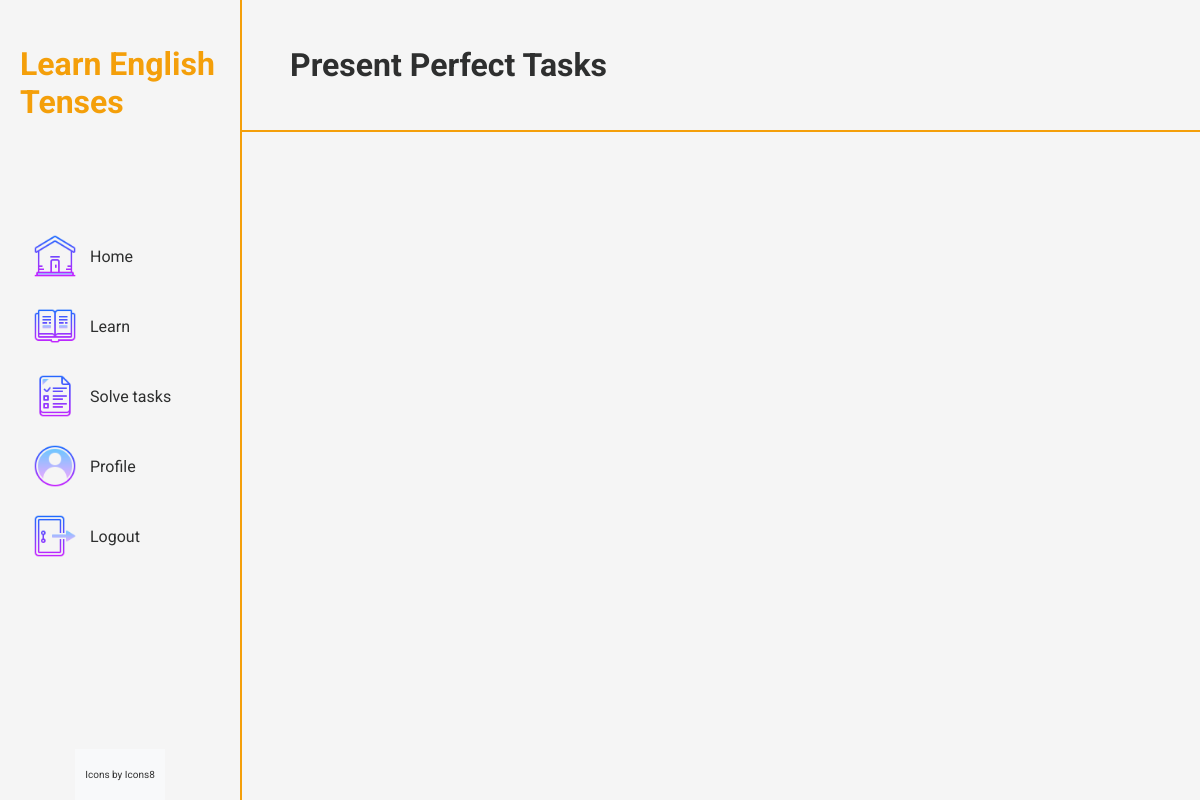
Before: /home/present_perfect/tasks (signed in) with the older database file.
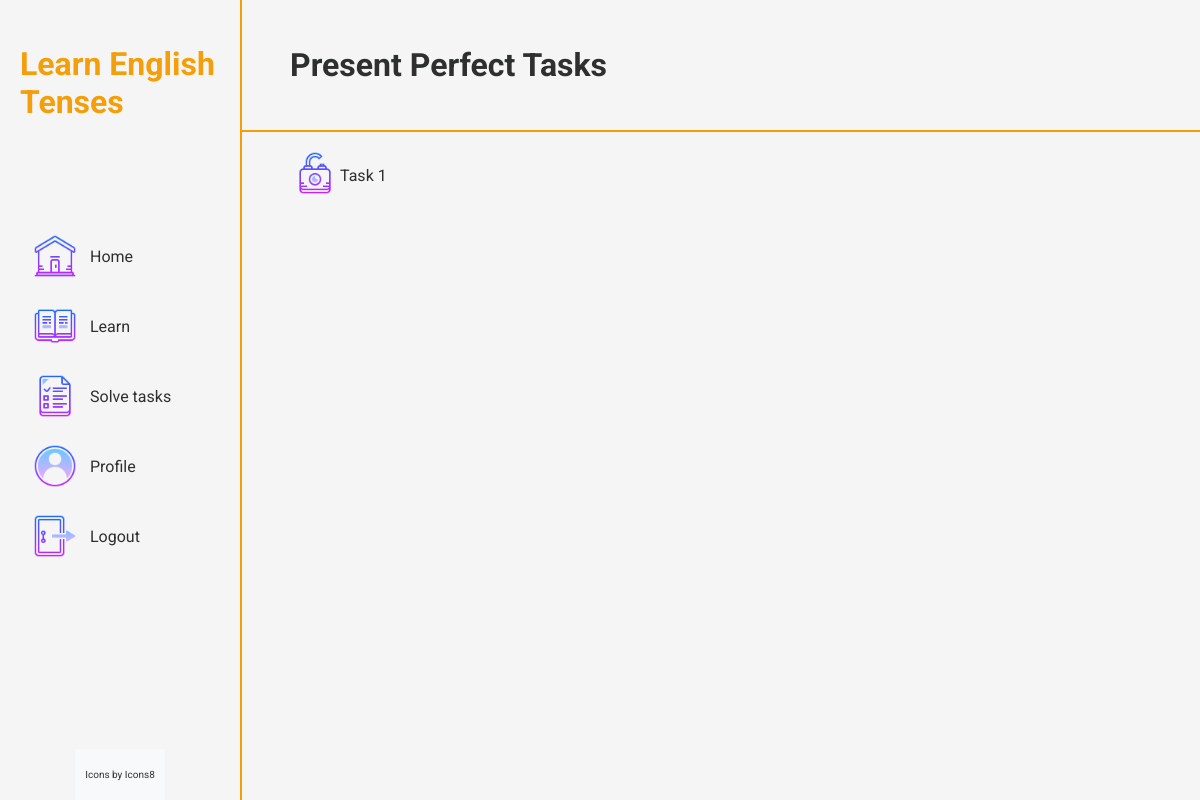
After: the same page with the newer database file.
### learntenses/models.py (models this page shows, shortened)
class UserTask(models.Model):
    user = models.ForeignKey(UserProfile, on_delete=models.CASCADE)
    task = models.ForeignKey(Task, on_delete=models.CASCADE)
    completed = models.BooleanField(default=False)
    attempts = models.IntegerField(default=0)

class Task(models.Model):
    TENSE_CHOICES = [
        ('PS', 'Present Simple'),
        ('PC', 'Present Continuous'),
        ('PP', 'Present Perfect'),
    ]
    TASK_NAMES = [
        ('1', 'Task 1'),
        ('2', 'Task 2'),
        ('3', 'Task 3'),
        ('4', 'Task 4'),
        ('5', 'Task 5'),
        ('6', 'Task 6')
    ]
    LEVELS = {
        '1' : 1,
        '2' : 2,
        '3' : 3,
        '4' : 4,
        '5' : 5,
        '6' : 6,
    }
    level = models.IntegerField(blank=True, null=True)
    tense = models.CharField(max_length=3, choices=TENSE_CHOICES)
    name = models.CharField(max_length=10, choices=TASK_NAMES)
    sentence = models.CharField(max_length=500)
    words = models.CharField(max_length=500)
    correct_words = models.CharField(max_length=500)
    class Meta:
        unique_together = ('name', 'tense')

### learntenses/views.py (the view)
# urls.py: path('<str:tense_name>/tasks', views.task_list, name='task_list'),
def task_list(request, tense_name):
    tense_mapping = {
        'present_simple': 'PS',
        'present_continuous': 'PC',
        'present_perfect': 'PP',
        'past_simple': 'PaS',
        'past_continuous': 'PaC',
        'past_perfect': 'PaP',
        'future_simple': 'FS',
        'future_continuous': 'FC',
        'future_perfect': 'FP',
    }
    tense_name_mapping = {
        'present_simple': 'Present Simple',
        'present_continuous': 'Present Continuous',
        'present_perfect': 'Present Perfect',
        'past_simple': 'Past Simple',
        'past_continuous': 'Past Continuous',
        'past_perfect': 'Past Perfect',
        'future_simple': 'Future Simple',
        'future_continuous': 'Future Continuous',
        'future_perfect': 'Future Perfect',
    }
    tense = tense_mapping.get(tense_name)
    tasks = Task.objects.filter(tense=tense).order_by('name')
    user_profile = UserProfile.objects.get(user=request.user)
    user_tasks = list(UserTask.objects.filter(user=user_profile, task__in=tasks).order_by('task__name'))
    if user_tasks:
        user_tasks[0].locked = False
        for i in range(1, len(user_tasks)):
            user_tasks[i].locked = not user_tasks[i-1].completed
    return render(request, 'learntenses/task_list.html', {'tasks': tasks, 'user_tasks': user_tasks, 'tense_name': tense_name_mapping.get(tense_name)})

### learntenses/templates/learntenses/task_list.html
{% extends 'learntenses/base.html' %}
{% block extra_css %}
  {% load static %}
  <link rel="stylesheet" href="{% static 'learntenses/styles/task_list.css' %}">
{% endblock %}
{% block content %}
  <div class="tasks-container">
    <div class="tasks-header">
      <h1>{{ tense_name }} Tasks</h1>
    </div>
    <div class="task-list">
      <ul>
        {% for user_task in user_tasks %}
            <li>
              <div class="task-item">
                <div class="task-icon">
                  {% if not user_task.locked %}
                    <img src="{% static 'learntenses/images/unlocked.png' %}" class="task-icon">
                  {% else %}
                    <img src="{% static 'learntenses/images/locked.png' %}" class="task-icon">
                  {% endif %}
                </div>
                <div class="task-name" style="color: {{ user_task.locked|yesno:'#A1B5B5,#2E2F2F' }};">
                  {% if not user_task.locked %}
                    <a href="{% url 'home:task_detail' user_task.task.tense user_task.task.id %}" style="color: inherit;">
                      Task {{ user_task.task.name }}
                    </a>
                  {% else %}
                    Task {{ user_task.task.name }}
                  {% endif %}
                </div>
              </div>
            </li>
        {% endfor %}
      </ul>
    </div>
  </div>
{% endblock %}

Changed rows visible on the page:
added UserTask: task.name "1"
